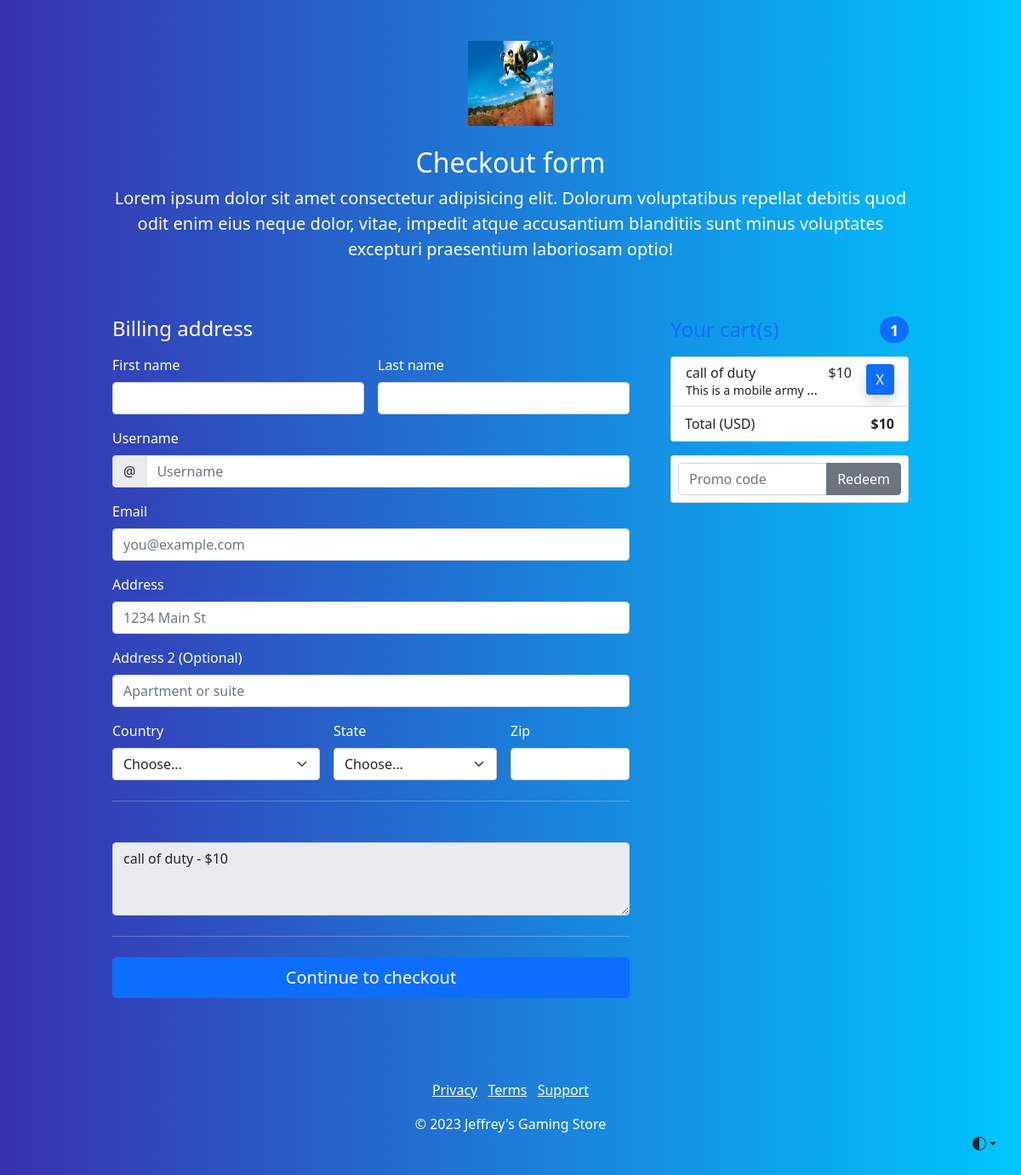
Screenshot of /checkout/index.php (signed in) with the database file from the repository.
### tables this page shows
CREATE TABLE IF NOT EXISTS `cart` (
  `id` int NOT NULL AUTO_INCREMENT,
  `name` varchar(255) NOT NULL,
  `unique_id` varchar(255) NOT NULL,
  `product` varchar(255) NOT NULL,
  `product_id` varchar(255) NOT NULL,
  `price` varchar(255) NOT NULL,
  `status` varchar(255) NOT NULL,
  PRIMARY KEY (`id`)
);

CREATE TABLE IF NOT EXISTS `product` (
  `id` int NOT NULL AUTO_INCREMENT,
  `name` varchar(255) NOT NULL,
  `email` varchar(255) NOT NULL,
  `phone` varchar(255) NOT NULL,
  `unique_id` varchar(255) NOT NULL,
  `title` text NOT NULL,
  `description` text NOT NULL,
  `filename` varchar(255) NOT NULL,
  `type` varchar(255) NOT NULL,
  `size` varchar(255) NOT NULL,
  `status` varchar(255) NOT NULL,
  `brand` varchar(255) NOT NULL,
  `specification` varchar(255) NOT NULL,
  `op_a` varchar(255) NOT NULL,
  `price` varchar(255) NOT NULL,
  `product_id` varchar(255) NOT NULL,
  `category` varchar(255) NOT NULL,
  `tag` varchar(255) NOT NULL,
  `date` varchar(255) NOT NULL,
  PRIMARY KEY (`id`)
);

### checkout/index.php (the view, shortened to what this page needs)
<?php
require_once ('../config.php');
if(!empty($_SESSION["id"])){
    $id = $_SESSION["id"];
    $sql = "SELECT * FROM users WHERE id = '$id'";
    $result = mysqli_query($conn,$sql);
    $row = mysqli_fetch_assoc($result);
    $unique_id = $row["unique_id"];
}
else{
  echo "<script>window.location.href='../sign-in.php'</script>";
}
?>
<!doctype html>
<html lang="en" data-bs-theme="auto">
  <head><script src="../assets/js/color-modes.js"></script>
    <link rel="stylesheet" href="https://cdn.jsdelivr.net/npm/@docsearch/css@3">
    <link rel="stylesheet" href="../assets/bootstrap-5.0.2-dist/css/bootstrap.css">
<link href="../assets/dist/css/bootstrap.min.css" rel="stylesheet">
    <link href="checkout.css" rel="stylesheet">
  </head>
  <body class="bg-body-tertiary">
    <div class="dropdown position-fixed bottom-0 end-0 mb-3 me-3 bd-mode-toggle">
      <button class="btn btn-bd-primary py-2 dropdown-toggle d-flex align-items-center"
              id="bd-theme"
              type="button"
              aria-expanded="false"
              data-bs-toggle="dropdown"
              aria-label="Toggle theme (auto)">
        <svg class="bi my-1 theme-icon-active" width="1em" height="1em"><use href="#circle-half"></use></svg>
      </button>
    </div>
<div class="container">
  <main>
    <div class="py-5 text-center">
      <img class="d-block mx-auto mb-4" src="../assets/images/jeff23.jpg" alt="" width="100" height="100">
      <h2>Checkout form</h2>
      <p class="lead">Lorem ipsum dolor sit amet consectetur adipisicing elit. Dolorum voluptatibus repellat debitis quod odit enim eius neque dolor, vitae, impedit atque accusantium blanditiis sunt minus voluptates excepturi praesentium laboriosam optio!</p>
    </div>
    <?php
$sql = "SELECT * FROM cart WHERE unique_id = '$unique_id'";
$result = mysqli_query($conn, $sql);
$number = 0;
while($row = mysqli_fetch_assoc($result)){
  $number +=1;
}
  ?>
    <div class="row g-5">
      <div class="col-md-5 col-lg-4 order-md-last">
        <h4 class="d-flex justify-content-between align-items-center mb-3"style="color:white">
          <span class="text-primary" >Your cart(s)</span>
          <span class="badge bg-primary rounded-pill"><?php echo $number?> </span>
        </h4>
        <ul class="list-group mb-3">
          <?php
            $sql = "SELECT * FROM cart WHERE unique_id = '$unique_id'";
            $result = mysqli_query($conn, $sql);
            $total = 0;
            $cartDetails = "";
            while($row = mysqli_fetch_assoc($result)){
              $pid = $row["product_id"];
              $query = "SELECT * FROM product WHERE product_id = '$pid'";
              $Result = mysqli_query($conn, $query);
              $rows = mysqli_fetch_assoc($Result);
              $title = $rows["title"];
              $description = $rows["description"];
              $price = $rows["price"];
              $total += $price;
              echo "
                <li class='list-group-item d-flex justify-content-between lh-sm'>
                <div class='div'>
                  <h6 class='my-0'>$title</h6>
                  <small class='text-body-secondary '>$description</small>
                </div>
                <span class='text-body-secondary'>$$price</span>
                <div>
                <a href='unsave.php?pid=$pid'><button class='box-shadow shadow btn btn-primary ms-2' style='border:none;'>X</button></a>
                </div>
                </li>
              ";
              $cartDetails .= $title . " - $" . $price . "\n";
            }
          ?>
          <li class="list-group-item d-flex justify-content-between">
            <span>Total (USD)</span>
            <strong>$<?php echo $total?></strong>
          </li>
        </ul>
        <form class="card p-2">
          <div class="input-group">
            <input type="text" class="form-control" placeholder="Promo code">
            <button type="submit" class="btn btn-secondary">Redeem</button>
          </div>
        </form>
      </div>
      <div class="col-md-7 col-lg-8">
        <h4 class="mb-3">Billing address</h4>
        <form class="needs-validation" novalidate action="../MAIL/send_email.php" method="post">
          <div class="row g-3">
            <div class="col-sm-6">
              <label for="firstName" class="form-label">First name</label>
              <input type="text" class="form-control" id="firstName" placeholder="" value="" name="firstName" required>
            </div>
            <div class="col-sm-6">
              <label for="lastName" class="form-label">Last name</label>
              <input type="text" class="form-control" id="lastName" placeholder="" value="" name="lastName" required>
            </div>
            <div class="col-12">
              <label for="username" class="form-label">Username</label>
              <div class="input-group has-validation">
                <span class="input-group-text">@</span>
                <input type="text" class="form-control" id="username" placeholder="Username" name="" required>
              </div>
            </div>
            <div class="col-12">
              <label for="email" class="form-label">Email</label>
              <input type="email" class="form-control" id="email" placeholder="you@example.com" name="email" required>
            </div>
            <div class="col-12">
              <label for="address" class="form-label">Address</label>
              <input type="text" class="form-control" id="address" placeholder="1234 Main St" name="" required>
            </div>
            <div class="col-12">
              <label for="address2" class="form-label">Address 2 <span class="text-body-secondary">(Optional)</span></label>
              <input type="text" class="form-control" id="address2" placeholder="Apartment or suite">
            </div>
            <div class="col-md-5">
              <label for="country" class="form-label">Country</label>
              <select class="form-select" id="country" name="" required>
                <option value="">Choose...</option>
              </select>
            </div>
            <div class="col-md-4">
              <label for="state" class="form-label">State</label>
              <select class="form-select" id="state" name="" required>
                <option value="">Choose...</option>
              </select>
            </div>
            <div class="col-md-3">
              <label for="zip" class="form-label">Zip</label>
              <input type="text" class="form-control" id="zip" placeholder="" name="" required>
            </div>
          </div>
          <hr class="my-4">
          <div class="mb-3">
            <textarea class="form-control" name="message" id="" rows="3" value ="<?php echo $cartDetails?>" readonly><?php echo $cartDetails?></textarea>
          </div>
          <hr class="my-4">
          <button class="w-100 btn btn-primary btn-lg" type="submit">Continue to checkout</button>
        </form>
      </div>
    </div>
  </main>
  <footer class="my-5 pt-5 text-body-secondary text-center text-small">
    <ul class="list-inline" style="color:white">
      <li class="list-inline-item"><a href="#"  style="color:white">Privacy</a></li>
      <li class="list-inline-item"><a href="#" style="color:white">Terms</a></li>
      <li class="list-inline-item"><a href="#" style="color:white">Support</a></li>
    </ul>
    <p class="mb-1">&copy; 2023 Jeffrey's Gaming Store</p>
  </footer>
</div>
    <script src="checkout.js"></script></body>
</html>

### checkout/checkout.css (style rules this page uses)
.container { max-width: 960px; }

### checkout/index.php (style rules this page uses)
body { background: -webkit-linear-gradient(left, #3931af, #00c6ff); color: white; }
.bi { vertical-align: -.125em; fill: currentColor; }
.btn-bd-primary { --bd-violet-bg: #712cf9; --bd-violet-rgb: 112.520718, 44.062154, 249.437846; --bs-btn-font-weight: 600; --bs-btn-color: var(--bs-white); --bs-btn-bg: var(--bd-violet-bg); --bs-btn-border-color: var(--bd-violet-bg); --bs-btn-hover-color: var(--bs-white); --bs-btn-hover-bg: #6528e0; --bs-btn-hover-border-color: #6528e0; --bs-btn-focus-shadow-rgb: var(--bd-violet-rgb); --bs-btn-active-color: var(--bs-btn-hover-color); --bs-btn-active-bg: #5a23c8; --bs-btn-active-border-color: #5a23c8; }
.bd-mode-toggle { z-index: 1500; }
.div { white-space: nowrap; width: 10rem; overflow: hidden; text-overflow: ellipsis; border: 1px solid transparent; }

### rows the page displays
cart: product.title "call of duty", product.description "This is a mobile army…", product.price "10"

### other values shown
$number "1"
$total "10"
